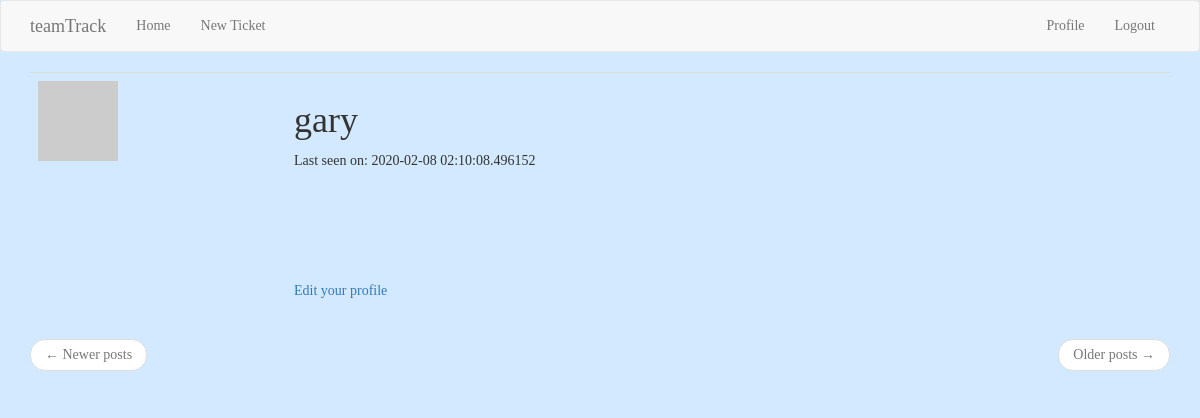
Before: /user/gary (signed in) with the older database file.
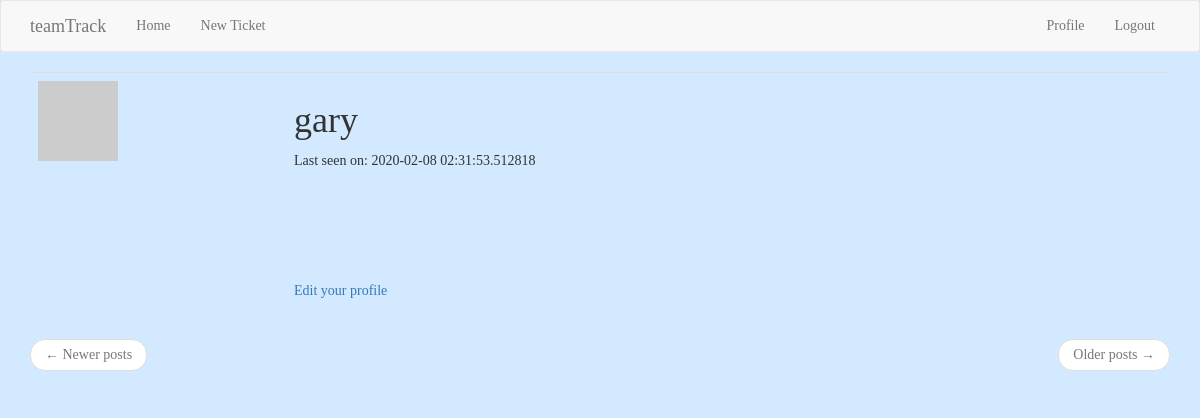
After: the same page with the newer database file.
### app/models.py (models this page shows, shortened)
class User(UserMixin, db.Model):
    id = db.Column(db.Integer, primary_key=True)
    username = db.Column(db.String(64), index=True, unique=True)
    email = db.Column(db.String(120), index=True, unique=True)
    password_hash = db.Column(db.String(128))
    posts = db.relationship('Post', backref='author', lazy='dynamic')
    tickets = db.relationship('Ticket', backref='author', lazy='dynamic')
    about_me = db.Column(db.String(140))
    last_seen = db.Column(db.DateTime, default=datetime.utcnow)
    followed = db.relationship(
        'User', secondary=followers,
        primaryjoin=(followers.c.follower_id == id),
        secondaryjoin=(followers.c.followed_id == id),
        backref=db.backref('followers', lazy='dynamic'), lazy='dynamic')
    def avatar(self, size):
        digest = md5(self.email.lower().encode('utf-8')).hexdigest()
        return 'https://www.gravatar.com/avatar/{}?d=identicon&s={}'.format(
            digest, size)

### app/routes.py (the view)
@app.route('/user/<username>')
@login_required
def user(username):
    user = User.query.filter_by(username=username).first_or_404()
    page = request.args.get('page', 1, type=int)
    posts = user.posts.order_by(Post.timestamp.desc()).paginate(
        page, app.config['POSTS_PER_PAGE'], False)
    next_url = url_for('user', username=user.username, page=posts.next_num) \
        if posts.has_next else None
    prev_url = url_for('user', username=user.username, page=posts.prev_num) \
        if posts.has_prev else None
    return render_template('user.html', user=user, posts=posts.items,
                           next_url=next_url, prev_url=prev_url)

### app/models.py (called while the page is built)
@login.user_loader
def load_user(id):
    return User.query.get(int(id))

### app/routes.py (called while the page is built)
@app.before_request
def before_request():
    if current_user.is_authenticated:
        current_user.last_seen = datetime.utcnow()
        db.session.commit()

### app/templates/user.html (shortened to what this page needs)
{% extends "base.html" %}
{% block app_content %}
    <table class="table table-hover">
        <tr>
            <td width="256px"><img src="{{ user.avatar(256) }}"></td>
            <td>
                <h1>{{ user.username }}</h1>
                {% if user.last_seen %}<p>Last seen on: {{ user.last_seen }}</p>{% endif %}
                {% if user == current_user %}
                <br><br><br><br><br>
                <p><a href="{{ url_for('edit_profile') }}">Edit your profile</a></p>
                <!-- {% elif not current_user.is_following(user) %}
                <p><a href="{{ url_for('follow', username=user.username) }}">Follow</a></p>
                {% else %}
                <p><a href="{{ url_for('unfollow', username=user.username) }}">Unfollow</a></p>
                {% endif %} -->
            </td>
        </tr>
    </table>
    <nav aria-label="...">
        <ul class="pager">
            <li class="previous{% if not prev_url %} disabled{% endif %}">
                <a href="{{ prev_url or '#' }}">
                    <span aria-hidden="true">&larr;</span> Newer posts
                </a>
            </li>
            <li class="next{% if not next_url %} disabled{% endif %}">
                <a href="{{ next_url or '#' }}">
                    Older posts <span aria-hidden="true">&rarr;</span>
                </a>
            </li>
        </ul>
    </nav>
{% endblock %}

### app/templates/base.html (shortened to what this page needs)
{% extends 'bootstrap/base.html' %}
{% block styles %}
{{super()}}
  <link rel="stylesheet" href="{{url_for('.static', filename='style.css')}}">
{% endblock %}
{% block navbar %}
    <nav class="navbar navbar-default">
        <div class="container">
            <div class="navbar-header">
                <a class="navbar-brand" href="{{ url_for('index') }}">teamTrack</a>
            </div>
            <div class="collapse navbar-collapse" id="bs-example-navbar-collapse-1">
                <ul class="nav navbar-nav">
                    <li><a href="{{ url_for('index') }}">Home</a></li>
                    <li><a href="{{ url_for('ticket') }}">New Ticket</a></li>
                </ul>
                <ul class="nav navbar-nav navbar-right">
                    {% if current_user.is_anonymous %}
                    <li><a href="{{ url_for('login') }}">Login</a></li>
                    {% else %}
                    <li><a href="{{ url_for('user', username=current_user.username) }}">Profile</a></li>
                    <li><a href="{{ url_for('logout') }}">Logout</a></li>
                    {% endif %}
                </ul>
            </div>
        </div>
    </nav>
{% endblock %}
{% block content %}
    <div class="container">
        {% block app_content %}{% endblock %}
    </div>
{% endblock %}

### app/static/style.css (style rules this page uses)
body { background: #d2e9ff ; font-family: "Lucida Console"; }

Changed rows visible on the page:
changed User "gary": last_seen "2020-02-08 02:10:08.496152" → "2020-02-08 02:31:53.512818"
